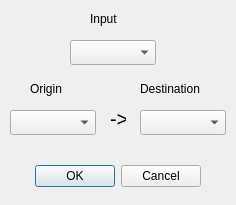
<?xml version="1.0" encoding="UTF-8"?>
<ui version="4.0">
 <class>Dialog</class>
 <widget class="QDialog" name="Dialog">
  <property name="geometry">
   <rect>
    <x>0</x>
    <y>0</y>
    <width>236</width>
    <height>205</height>
   </rect>
  </property>
  <property name="windowTitle">
   <string>NewTransition...</string>
  </property>
  <widget class="QDialogButtonBox" name="buttonBox">
   <property name="geometry">
    <rect>
     <x>30</x>
     <y>160</y>
     <width>171</width>
     <height>32</height>
    </rect>
   </property>
   <property name="orientation">
    <enum>Qt::Horizontal</enum>
   </property>
   <property name="standardButtons">
    <set>QDialogButtonBox::Cancel|QDialogButtonBox::Ok</set>
   </property>
  </widget>
  <widget class="QLabel" name="label_2">
   <property name="geometry">
    <rect>
     <x>30</x>
     <y>80</y>
     <width>41</width>
     <height>17</height>
    </rect>
   </property>
   <property name="text">
    <string>Origin</string>
   </property>
  </widget>
  <widget class="QLabel" name="label_3">
   <property name="geometry">
    <rect>
     <x>140</x>
     <y>80</y>
     <width>81</width>
     <height>17</height>
    </rect>
   </property>
   <property name="text">
    <string>Destination</string>
   </property>
  </widget>
  <widget class="QComboBox" name="comboBox_Src">
   <property name="geometry">
    <rect>
     <x>10</x>
     <y>110</y>
     <width>86</width>
     <height>25</height>
    </rect>
   </property>
  </widget>
  <widget class="QComboBox" name="comboBox_Dst">
   <property name="geometry">
    <rect>
     <x>140</x>
     <y>110</y>
     <width>86</width>
     <height>25</height>
    </rect>
   </property>
  </widget>
  <widget class="QLabel" name="label_4">
   <property name="geometry">
    <rect>
     <x>110</x>
     <y>110</y>
     <width>16</width>
     <height>17</height>
    </rect>
   </property>
   <property name="font">
    <font>
     <pointsize>15</pointsize>
    </font>
   </property>
   <property name="text">
    <string>-&gt;</string>
   </property>
  </widget>
  <widget class="QLabel" name="label_5">
   <property name="geometry">
    <rect>
     <x>90</x>
     <y>10</y>
     <width>41</width>
     <height>17</height>
    </rect>
   </property>
   <property name="text">
    <string>Input</string>
   </property>
  </widget>
  <widget class="QComboBox" name="comboBox_Input">
   <property name="geometry">
    <rect>
     <x>70</x>
     <y>40</y>
     <width>86</width>
     <height>25</height>
    </rect>
   </property>
  </widget>
 </widget>
 <resources/>
 <connections>
  <connection>
   <sender>buttonBox</sender>
   <signal>accepted()</signal>
   <receiver>Dialog</receiver>
   <slot>accept()</slot>
   <hints>
    <hint type="sourcelabel">
     <x>248</x>
     <y>254</y>
    </hint>
    <hint type="destinationlabel">
     <x>157</x>
     <y>274</y>
    </hint>
   </hints>
  </connection>
  <connection>
   <sender>buttonBox</sender>
   <signal>rejected()</signal>
   <receiver>Dialog</receiver>
   <slot>reject()</slot>
   <hints>
    <hint type="sourcelabel">
     <x>316</x>
     <y>260</y>
    </hint>
    <hint type="destinationlabel">
     <x>286</x>
     <y>274</y>
    </hint>
   </hints>
  </connection>
 </connections>
</ui>
